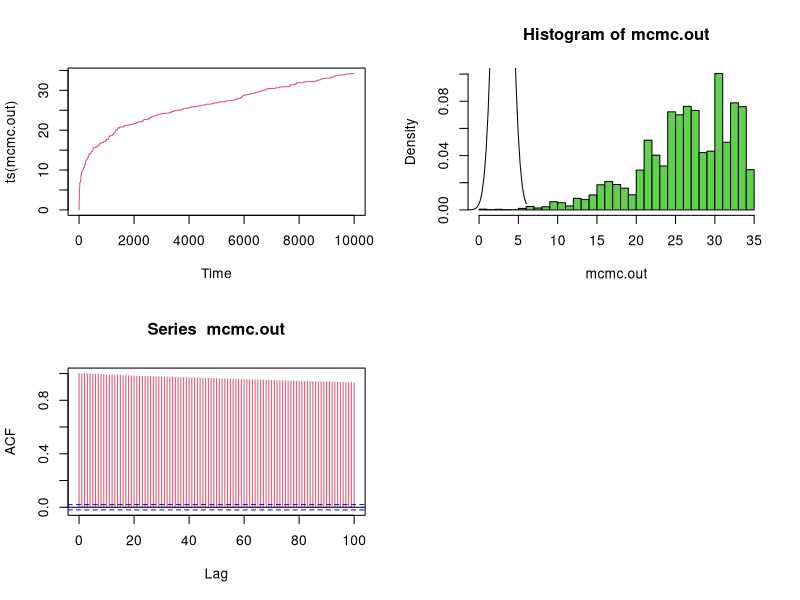

Recreate this plot in R.

graphics.off()  #close plots
rm(list = ls()) #clear global env
cat("\014") #clear console



#define our "unkown" function
unkownfun1 = function(x){
  #dgamma(x,2,1)
  dnorm(x,mean = 3)
}


# the MCMC function. The arguments being passed to it are:
# n the number of iterations, defualt = 1000.
# the min/max of the uniform distribution from which proposed steps are drawn, default = 0.5
# the initial guess, defualt = 0
# a call to the unkown function that we're trying to recreate
# a call to the proposal distribution (the distribution from which proposals are drawn)

propdist1 <- function(x, mu = 0 , eps = 1){
  #dense = dnorm(x, mu, eps) #draw from some dist
  #dense = dexp(x)  #draw from some dist
  dense = runif(1, -eps, eps) #draw from some dist
}

randraw1 <- function(x){
  #innov = rnorm(1) #should be same distribution as proposal dist above
  #innov = rexp(1) #should be same distribution as proposal dist above
  innov = runif(1) #should be same distribution as proposal dist above
  can = x + innov # candidate value to evaluate function at
  return(can)
}

metrop1 <- function(n = 1000, eps = 1, x0 = 0, unknfun, propdist) 
{
  
  x <- x0 # initial guess
  oldlik = unknfun(x) # first function evaluation
  
  vec = vector("numeric", n) # preallocate memory for unkown parameter values
  vec[1] = x # put in the initial guess
  
  liklihood <- vector("numeric",n)
  liklihood[1] = oldlik
  
  for (i in 2:n){
    can = randraw1(x)
    #calculate proposal correction factor
    c = propdist(x, can, eps)/propdist(can, x, eps)
    #print(can)
    lik = unknfun(can) # value of unkown function at candidate location
    a = lik/oldlik#*c # ratio of the function values
    #print(a)
    u = runif(1) # random number on [0 1]
    if (u < a){ # test if liklihood ratio is larger than random number. 
      # If candidate location is better than old location
      # the proposal will always be accepted. If worse 
      # will be accepted sometimes.
      x = can
      oldlik = lik
      #points(x,lik) #draw points on likelihood function. Will slow down code. comment out if you don't want it. 
    }
    vec[i] = x #save values
    liklihood[i] = lik #save liklihood
  }
  return(vec)
  
}


#plotting function
plot_mcmc<-function(mcmc.out)
{
  op=par(mfrow=c(2,2))
  #since we actually know it we can plot it in advance and see how well MCMC recreates it
  
  plot(ts(mcmc.out),col=2)
  hist(mcmc.out,30,col=3,freq = F)
  x = seq(-6,6,length=12*4)
  f = unkownfun1(x)
  lines(x,f,type = "l")
  
  # qqnorm(mcmc.out,col=4)
  # abline(0,1,col=2)
  acf(mcmc.out,col=2,lag.max=100)
  par(op)
}

mcmc_out <- metrop1(n = 10000, x0 = 0, eps= 1, unknfun = unkownfun1, propdist = propdist1)
plot_mcmc(mcmc_out)
